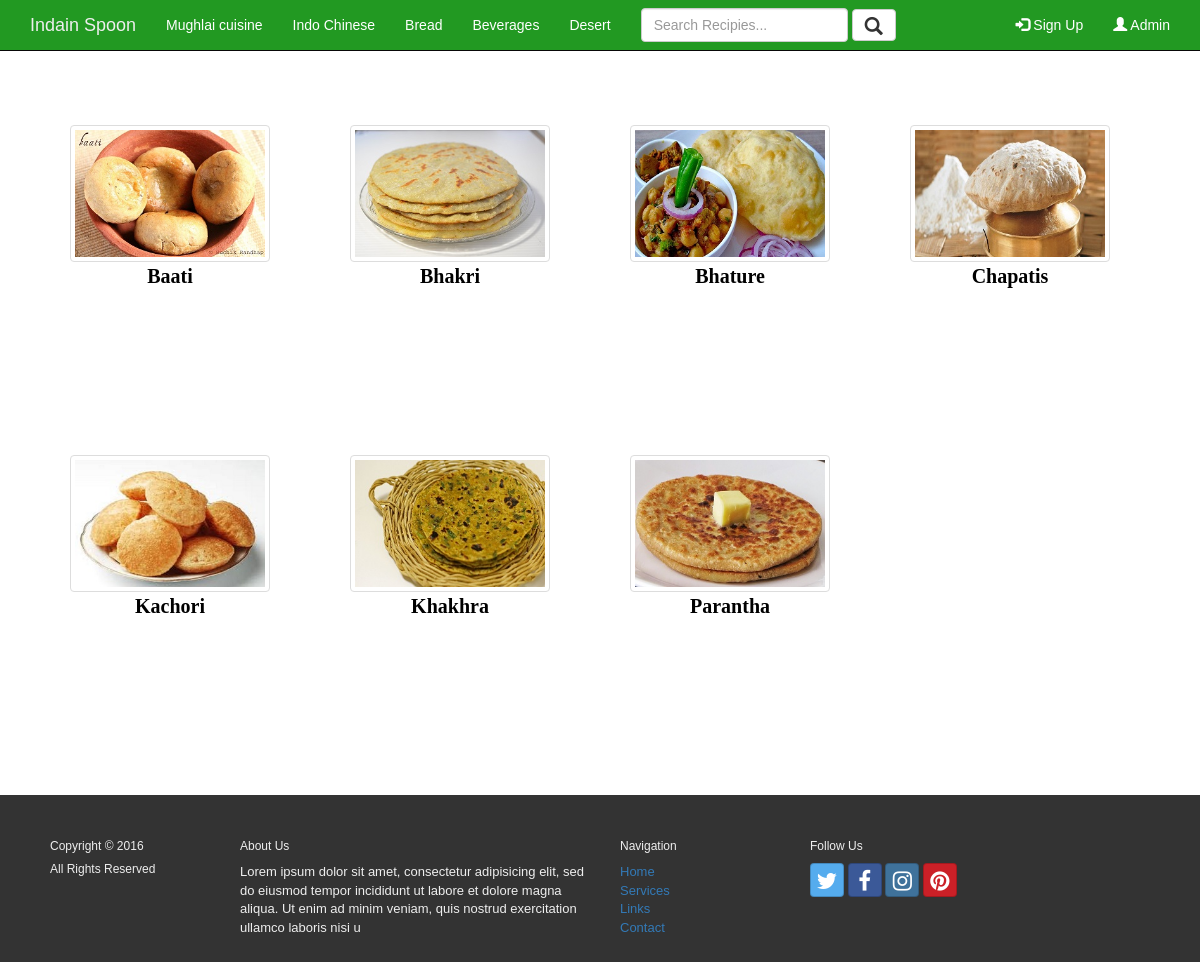
/index.php?page=category&categoryID=3, run on the app's committed database.
### tables this page shows
CREATE TABLE IF NOT EXISTS `category` (
  `categoryID` int(2) NOT NULL,
  `name` varchar(30) NOT NULL
);

CREATE TABLE IF NOT EXISTS `stock` (
  `recipeID` int(2) NOT NULL,
  `name` varchar(100) NOT NULL,
  `categoryID` int(2) NOT NULL,
  `thumbnail` varchar(50) NOT NULL,
  `ingriedent` varchar(1000) NOT NULL,
  `method` varchar(3000) NOT NULL
);

### nav.php (called while the page is built)
<?php
include 'connect.php';
$query="select * from category";
$result=mysqli_query($connection,$query) or die ("error querying".mysqli_error());
?>

### category.php (the view)
<html>
<head>
</head>
<body>
<div class="newitem ">
<?php
if(!isset($_GET['page']))
{
  header("Location:index.php");
}
   else
  {
  $query="select stock.recipeID,stock.name,stock.thumbnail,category.name as catname from stock join category on stock.categoryID=category.categoryID where stock.categoryID=".$_GET['categoryID'];
  $result = mysqli_query($connection,$query) or die ("error querying");
  $result_main=mysqli_fetch_assoc($result);
    if($result_main==0)
    {
      echo "sorry no recipes are available";
    }
    else
    {
      echo "<h1>".$result_main['catname']."</h1>";
    foreach ($result as $category)
      {
         echo "<div class='item6'>";
          echo "<a href='index.php?page=item&recipeID=".$category['recipeID']."'>";
          echo "<img class='img-thumbnail img-responsive'   src='images/".$category['thumbnail']."'>";
           echo "<p>".$category['name']."</p></a>";
           echo "</div>";
     }
}
}
?>
</div>
</body>
</html>

### index.php (shortened to what this page needs)
<html>
<head>
<link href="css/bootstrap.min.css" rel="stylesheet">
<link rel="stylesheet" href="style.css">
<link rel="stylesheet" href="font-awesome/css/font-awesome.min.css">
<link rel="stylesheet" href="font/bootstrap-social.css">
</head>
<body>
<div class="container" id="main">
<?php include 'header.php';?>
 <?php
    if(!isset($_GET['page']))
            {
                   include 'carousel.php';
         }
       else
             {
                 $page=$_GET['page'];
                 include("$page.php");
             }
          ?>
</div>
<?php include 'footer.php'; ?>
</body>
</html>

### header.php (shortened to what this page needs)
<?php include 'nav.php'; ?>
 <div class="navbar navbar-inverse navbar-fixed-top navbar-custom">
       <div class="container">
           <div class="navbar-header">
              <a class="navbar-brand" href="index.php">Indain Spoon</a>
              </div>
              <div class="collapse navbar-collapse" id="myNavbar">
             <ul class="nav navbar-nav">
             <?php
                       foreach($result as $key)
                        echo "<li><a href='index.php?page=category&categoryID=".$key['categoryID']."'>".$key['name']."</a></li>";
             ?>
             </ul>
                     <form class="navbar-form pull-left responsive" method="post" action="index.php?page=search">
              <input type="text" class="form-control" placeholder="Search Recipies..." id="searchInput" name="search">
              <button type="submit" class="btn btn-default">
              <span class="glyphicon glyphicon-search" style="font-size:1.3em;"></span></button>
            </form>
            <ul class="nav navbar-nav navbar-right">
      <li><a href="#"><span class="glyphicon glyphicon-log-in"></span> Sign Up</a></li>
      <li><a href="index.php?page=admin"><span class="glyphicon glyphicon-user"></span> Admin </a></li>
    </ul>
           </div>
       </div>
   </div>

### footer.php (shortened to what this page needs)
<footer>
 <div class="container">
        <div class="row">
      <div class="navbar-text">
          <div class="col-sm-2">
          <h6>Copyright &copy; 2016 </h6>
          <h6>All Rights Reserved</h6>
          </div>
          <div class="col-sm-4">
            <h6>About Us</h6>
            <p>Lorem ipsum dolor sit amet, consectetur adipisicing elit, sed do eiusmod tempor incididunt ut labore et dolore magna aliqua. Ut enim ad minim veniam, quis nostrud exercitation ullamco laboris nisi u</p>
          </div>
          <div class="col-sm-2 ">
            <h6>Navigation</h6>
            <a href="#">Home</a><br>
            <a href="#">Services</a><br>
            <a href="#">Links</a><br>
            <a href="#">Contact</a><br>
          </div>
          <div class="col-sm-4">
            <h6>Follow Us</h6>
          <a class="btn btn-social-icon btn-twitter"><span class="fa fa-twitter"></span></a>
          <a class="btn btn-social-icon btn-facebook"><span class="fa fa-facebook"></span></a>
          <a class="btn btn-social-icon btn-instagram"><span class="fa fa-instagram"></span></a>
          <a class="btn btn-social-icon btn-pinterest"><span class="fa fa-pinterest"></span></a>
          </div>
          </div>
        </div>
      </div>
</footer>

### style.css (style rules this page uses)
.navbar-custom { background-color:#229922; color:#ffffff; }
.navbar-custom .navbar-nav > li > a { color:#fff; }
.navbar-custom .navbar-brand { color:#eeeeee; }
footer { background: #333; color: #eee; font-size: 13px; padding: 20px; margin-top: 10px; padding-bottom: 0px; }
body { background:url(back1.jpg); -webkit-font-smoothing: antialiased; text-rendering: optimizelegibility; font-family:Arial, Helvetica, sans-serif; }
.item6 { height: 300px; width:200px; margin-left:40px; margin-right:40px; margin-bottom:30px; float:left; text-align:center; }
.item6 a:link { text-decoration: none; }
.item6 a { padding-top: 5px; color:black; font-family: "Monotype Corsiva"; font-size:20px; font-weight: bold; }
.newitem { margin-top: 60px; }
h1 { font-family: "Monotype Corsiva"; text-align: center; font-size: 50px; color: white; margin-top: 10px; }

### data on the page
category: name "Mughlai cuisine"
category: name "Indo Chinese"
category: name "Bread"
category: name "Beverages"
category: name "Desert"
stock: thumbnail (picture), name "Baati"
stock: thumbnail (picture), name "Bhakri"
stock: thumbnail (picture), name "Bhature"
stock: thumbnail (picture), name "Chapatis"
stock: thumbnail (picture), name "Kachori"
stock: thumbnail (picture), name "Khakhra"
stock: thumbnail (picture), name "Parantha"
